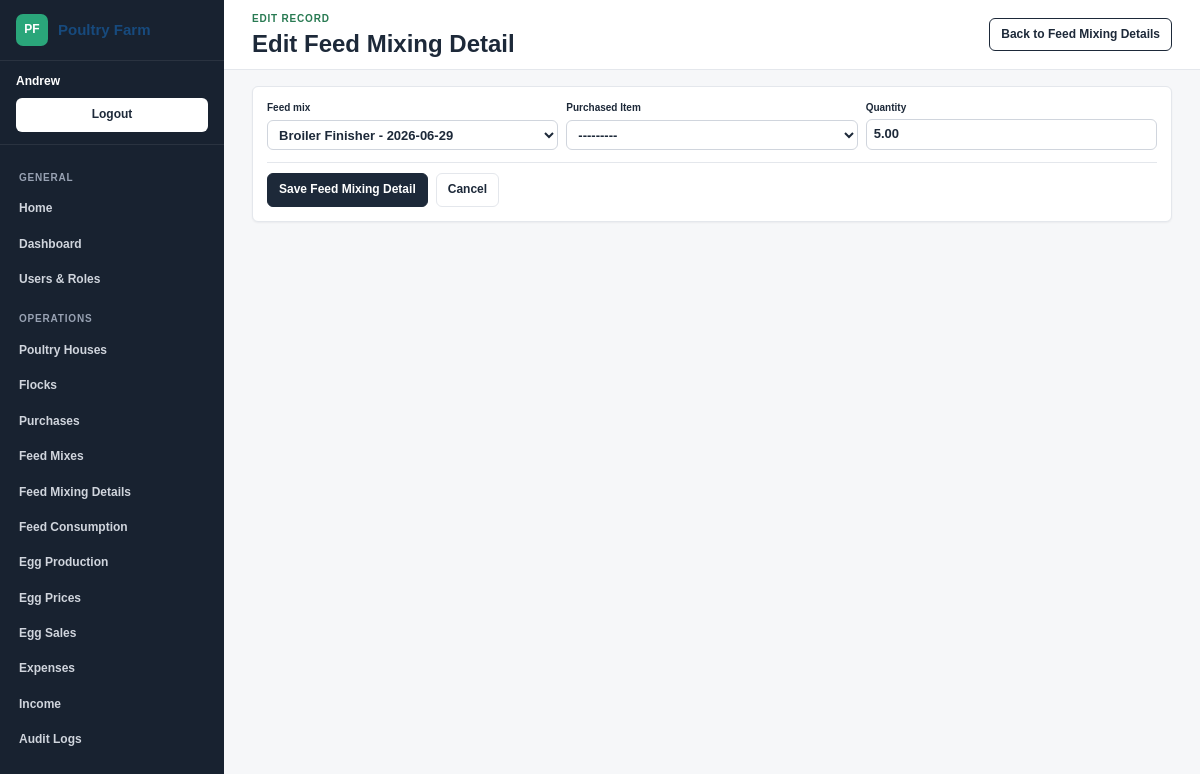
Screenshot of /records/feed-mix-details/11/edit/ (signed in) with the database file from the repository.
### PoutryManagementSysyem/models.py (models this page shows, shortened)
class TimeStampedModel(models.Model):
    created_at = models.DateTimeField(auto_now_add=True)
    updated_at = models.DateTimeField(auto_now=True)
    class Meta:
        abstract = True

class FeedMixDetail(TimeStampedModel):
    feed_mix = models.ForeignKey(FeedMix, on_delete=models.CASCADE, related_name='details')
    purchase = models.ForeignKey(
        Purchase,
        on_delete=models.PROTECT,
        related_name='feed_mix_details',
        null=True,
        blank=True,
    )
    inventory_item = models.ForeignKey(InventoryItem, on_delete=models.PROTECT, related_name='feed_mix_details')
    quantity = models.DecimalField(max_digits=12, decimal_places=2)
    unit = models.CharField(max_length=30, default='kg')
    unit_price = models.DecimalField(max_digits=12, decimal_places=2)
    total_price = models.DecimalField(max_digits=12, decimal_places=2, editable=False, default=0)
    class Meta:
        ordering = ['inventory_item__item_name']

### PoutryManagementSysyem/views.py (the view, shortened to what this page needs)
# urls.py: path('records/<slug:model_slug>/<int:pk>/edit/', views.record_update, name='record_update'),
@login_required
def record_update(request, model_slug, pk):
    config = get_crud_config(model_slug)
    if not config:
        return redirect('poultry:crud_index')
    if config.get('read_only'):
        raise PermissionDenied
    require_model_permission(request, config['model'], 'change')
    obj = get_object_or_404(config['model'], pk=pk)
    Form = build_form_class(config['model'])
    form = Form(request.POST or None, instance=obj)
    return render(request, 'PoutryManagementSysyem/record_form.html', record_form_context(config, model_slug, form, 'Edit', obj))

### PoutryManagementSysyem/views.py (shortened to what this page needs)
    class StyledForm(form_class):
        def __init__(self, *args, **kwargs):
            super().__init__(*args, **kwargs)
            if model is FeedMixDetail and 'purchase' in self.fields:
                self.fields['purchase'].label = 'Purchased Item'
                self.fields['purchase'].queryset = Purchase.objects.select_related('inventory_item').order_by(
                    '-purchase_date',
                    '-created_at',
                )
            if model is FeedConsumption and 'quantity' in self.fields:
                self.fields['quantity'].label = 'Quantity from stock'
            for field_name, field in self.fields.items():
                widget = field.widget
                widget.attrs.setdefault('class', 'form-control')
                if field_name.endswith('_date'):
                    widget.input_type = 'date'

### PoutryManagementSysyem/models.py (called while the page is built)
    def __str__(self):
        return f'{self.item_name} - {self.purchase_date}'

    @property
    def allowed_item_names(self):
        return self.MIX_INGREDIENTS.get(self.mix_name, [])

    def __str__(self):
        return f'{self.mix_name} - {self.mixing_date}'

### PoutryManagementSysyem/views.py (called while the page is built, shortened)
def get_crud_config(slug):
    return CRUD_MODELS.get(slug)

def model_permission(model, action):
    return f'{model._meta.app_label}.{action}_{model._meta.model_name}'

def has_model_permission(user, model, action):
    return user.has_perm(model_permission(model, action))

def require_model_permission(request, model, action):
    if not has_model_permission(request.user, model, action):
        raise PermissionDenied

def editable_field_names(model):
    excluded_fields = {'id', 'created_at', 'updated_at'}
    if model is Purchase:
        excluded_fields.add('inventory_item')
        excluded_fields.add('unit')
        excluded_fields.add('stock_balance')
    if model is FeedMixDetail:
        excluded_fields.add('inventory_item')
        excluded_fields.add('unit')
        excluded_fields.add('unit_price')
    if model is FeedConsumption:
        excluded_fields.add('issued_by')
    return [
        field.name
        for field in model._meta.fields
        if field.editable and field.name not in excluded_fields
    ]

def format_decimal(value):
    decimal_value = Decimal(value)
    if decimal_value == decimal_value.to_integral():
        return f'{decimal_value:,.0f}'
    return f'{decimal_value.normalize():,f}'

def format_quantity_with_unit(quantity, unit):
    return f'{format_decimal(quantity)}{display_unit(unit, quantity)}'

### PoutryManagementSysyem/templates/PoutryManagementSysyem/record_form.html (shortened to what this page needs)
{% extends 'PoutryManagementSysyem/base_app.html' %}
{% block eyebrow %}{{ action }} record{% endblock %}
{% block page_title %}{{ action }} {{ config.singular }}{% endblock %}
{% block page_actions %}
    <a href="{% url 'poultry:record_list' model_slug %}">Back to {{ config.title }}</a>
{% endblock %}
{% block content %}
    <section class="form-panel">
        <form method="post" class="record-form record-form-{{ model_slug }}" {% if model_slug == 'egg-sales' %}data-mobile-money-form="true"{% endif %} novalidate>
            <div class="form-grid">
                {% for field in form %}
                    <label>
                        <span>{{ field.label }}</span>
                        {{ field }}
                    </label>
                {% endfor %}
            </div>
            <div class="form-actions">
                <button type="submit">Save {{ config.singular }}</button>
                <a href="{% url 'poultry:record_list' model_slug %}">Cancel</a>
            </div>
        </form>
    </section>
{% endblock %}

### PoutryManagementSysyem/templates/PoutryManagementSysyem/base_app.html (shortened to what this page needs)
{% load static %}
<!doctype html>
<html lang="en">
<head>
    <link rel="stylesheet" href="{% static 'PoutryManagementSysyem/styles.css' %}">
</head>
<body class="admin-layout">
    <aside class="app-sidebar" aria-label="Application navigation">
        <a class="sidebar-brand" href="/">
            <span>PF</span>
            <strong>Poultry Farm</strong>
        </a>
        {% if user.is_authenticated %}
            <div class="sidebar-user">
                <span>{{ user.get_username }}</span>
                <form method="post" action="{% url 'logout' %}">
                    <button type="submit">Logout</button>
                </form>
            </div>
        {% endif %}
        <nav class="sidebar-nav">
            <span class="nav-section">General</span>
            <a href="/">Home</a>
            <a href="{% url 'poultry:dashboard' %}">Dashboard</a>
            {% if perms.auth.view_user or perms.auth.view_group %}
                <a href="{% url 'poultry:user_list' %}">Users & Roles</a>
            {% endif %}
            <span class="nav-section">Operations</span>
            {% if perms.PoutryManagementSysyem.view_poultryhouse %}
                <a href="{% url 'poultry:record_list' 'houses' %}">Poultry Houses</a>
            {% endif %}
            {% if perms.PoutryManagementSysyem.view_flock %}
                <a href="{% url 'poultry:record_list' 'flocks' %}">Flocks</a>
            {% endif %}
            {% if perms.PoutryManagementSysyem.view_purchase %}
                <a href="{% url 'poultry:record_list' 'purchases' %}">Purchases</a>
            {% endif %}
            {% if perms.PoutryManagementSysyem.view_feedmix %}
                <a href="{% url 'poultry:record_list' 'feed-mixes' %}">Feed Mixes</a>
            {% endif %}
            {% if perms.PoutryManagementSysyem.view_feedmixdetail %}
                <a href="{% url 'poultry:record_list' 'feed-mix-details' %}">Feed Mixing Details</a>
            {% endif %}
            {% if perms.PoutryManagementSysyem.view_feedconsumption %}
                <a href="{% url 'poultry:record_list' 'feed-consumption' %}">Feed Consumption</a>
            {% endif %}
            {% if perms.PoutryManagementSysyem.view_eggproduction %}
                <a href="{% url 'poultry:record_list' 'egg-production' %}">Egg Production</a>
            {% endif %}
            {% if perms.PoutryManagementSysyem.view_eggprice %}
                <a href="{% url 'poultry:record_list' 'egg-prices' %}">Egg Prices</a>
            {% endif %}
            {% if perms.PoutryManagementSysyem.view_eggsale %}
                <a href="{% url 'poultry:record_list' 'egg-sales' %}">Egg Sales</a>
            {% endif %}
            {% if perms.PoutryManagementSysyem.view_expense %}
                <a href="{% url 'poultry:record_list' 'expenses' %}">Expenses</a>
            {% endif %}
            {% if perms.PoutryManagementSysyem.view_income %}
                <a href="{% url 'poultry:record_list' 'income' %}">Income</a>
            {% endif %}
            {% if perms.PoutryManagementSysyem.view_auditlog %}
                <a href="{% url 'poultry:record_list' 'audit-logs' %}">Audit Logs</a>
            {% endif %}
        </nav>
    </aside>
    <div class="app-shell">
        <header class="app-topbar">
            <div>
                <div class="eyebrow">{% block eyebrow %}Farm management{% endblock %}</div>
                <h1>{% block page_title %}Poultry Management{% endblock %}</h1>
            </div>
            <nav class="actions">
                {% block page_actions %}{% endblock %}
            </nav>
        </header>
        <main class="app-main">
            {% block content %}{% endblock %}
        </main>
    </div>
</body>
</html>

### rows the page displays
FeedMixDetail: form "Broiler Finisher - 2026-06-29" "---------" "5.00"

### other values shown
{{ user.get_username }} "Andrew"
{{ action }} "EDIT"
{{ action }} "Edit"
{{ config.singular }} "Feed Mixing Detail"
{{ config.title }} "Feed Mixing Details"
{{ field.label }} "Feed mix" "Purchased Item" "Quantity"
